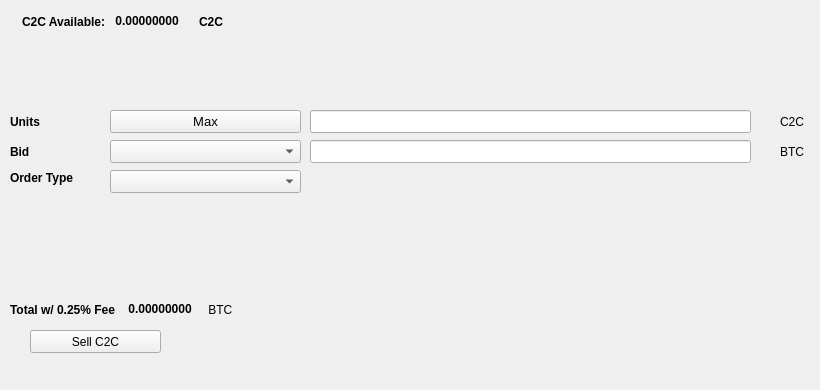
   <widget class="QWidget" name="SellTab">
    <attribute name="title">
     <string>Sell</string>
    </attribute>
    <widget class="QLabel" name="label_16">
     <property name="geometry">
      <rect>
       <x>780</x>
       <y>140</y>
       <width>31</width>
       <height>23</height>
      </rect>
     </property>
     <property name="text">
      <string>BTC</string>
     </property>
    </widget>
    <widget class="QComboBox" name="SellBidcomboBox">
     <property name="geometry">
      <rect>
       <x>110</x>
       <y>140</y>
       <width>191</width>
       <height>23</height>
      </rect>
     </property>
     <property name="font">
      <font>
       <pointsize>10</pointsize>
      </font>
     </property>
    </widget>
    <widget class="QLabel" name="label_18">
     <property name="geometry">
      <rect>
       <x>10</x>
       <y>110</y>
       <width>46</width>
       <height>23</height>
      </rect>
     </property>
     <property name="font">
      <font>
       <weight>75</weight>
       <bold>true</bold>
      </font>
     </property>
     <property name="text">
      <string>Units</string>
     </property>
    </widget>
    <widget class="QPushButton" name="Sell_Max_Amount">
     <property name="geometry">
      <rect>
       <x>110</x>
       <y>110</y>
       <width>191</width>
       <height>23</height>
      </rect>
     </property>
     <property name="font">
      <font>
       <pointsize>10</pointsize>
      </font>
     </property>
     <property name="text">
      <string>Max</string>
     </property>
    </widget>
    <widget class="QLabel" name="label_20">
     <property name="geometry">
      <rect>
       <x>10</x>
       <y>170</y>
       <width>91</width>
       <height>16</height>
      </rect>
     </property>
     <property name="font">
      <font>
       <weight>75</weight>
       <bold>true</bold>
      </font>
     </property>
     <property name="text">
      <string>Order Type</string>
     </property>
    </widget>
    <widget class="QComboBox" name="SellOrdertypeCombo">
     <property name="geometry">
      <rect>
       <x>110</x>
       <y>170</y>
       <width>191</width>
       <height>23</height>
      </rect>
     </property>
     <property name="font">
      <font>
       <pointsize>10</pointsize>
      </font>
     </property>
    </widget>
    <widget class="QLabel" name="label_21">
     <property name="geometry">
      <rect>
       <x>10</x>
       <y>140</y>
       <width>46</width>
       <height>23</height>
      </rect>
     </property>
     <property name="font">
      <font>
       <weight>75</weight>
       <bold>true</bold>
      </font>
     </property>
     <property name="text">
      <string>Bid</string>
     </property>
    </widget>
    <widget class="QLabel" name="label_22">
     <property name="geometry">
      <rect>
       <x>780</x>
       <y>110</y>
       <width>31</width>
       <height>23</height>
      </rect>
     </property>
     <property name="text">
      <string>C2C</string>
     </property>
    </widget>
    <widget class="QLineEdit" name="UnitsInputC2C">
     <property name="geometry">
      <rect>
       <x>310</x>
       <y>110</y>
       <width>441</width>
       <height>23</height>
      </rect>
     </property>
     <property name="font">
      <font>
       <pointsize>9</pointsize>
       <weight>75</weight>
       <bold>true</bold>
      </font>
     </property>
    </widget>
    <widget class="QLineEdit" name="SellBidPriceEdit">
     <property name="geometry">
      <rect>
       <x>310</x>
       <y>140</y>
       <width>441</width>
       <height>23</height>
      </rect>
     </property>
     <property name="font">
      <font>
       <pointsize>9</pointsize>
       <weight>75</weight>
       <bold>true</bold>
      </font>
     </property>
    </widget>
    <widget class="QPushButton" name="SellC2CBTN">
     <property name="geometry">
      <rect>
       <x>30</x>
       <y>330</y>
       <width>131</width>
       <height>23</height>
      </rect>
     </property>
     <property name="text">
      <string>Sell C2C</string>
     </property>
     <property name="icon">
      <iconset resource="../chunicoin">
       <normaloff>:/icons/bitcoin</normaloff>:/icons/bitcoin</iconset>
     </property>
    </widget>
    <widget class="QWidget" name="layoutWidget3">
     <property name="geometry">
      <rect>
       <x>22</x>
       <y>12</y>
       <width>258</width>
       <height>19</height>
      </rect>
     </property>
     <layout class="QHBoxLayout" name="horizontalLayout">
      <item>
       <widget class="QLabel" name="label232_2">
        <property name="font">
         <font>
          <weight>75</weight>
          <bold>true</bold>
         </font>
        </property>
        <property name="text">
         <string>C2C Available:</string>
        </property>
       </widget>
      </item>
      <item>
       <widget class="QLabel" name="C2CAvailableLabel">
        <property name="palette">
         <palette>
          <active>
           <colorrole role="WindowText">
            <brush brushstyle="SolidPattern">
             <color alpha="255">
              <red>0</red>
              <green>0</green>
              <blue>0</blue>
             </color>
            </brush>
           </colorrole>
           <colorrole role="Button">
            <brush brushstyle="SolidPattern">
             <color alpha="255">
              <red>0</red>
              <green>170</green>
              <blue>0</blue>
             </color>
            </brush>
           </colorrole>
           <colorrole role="Light">
            <brush brushstyle="SolidPattern">
             <color alpha="255">
              <red>0</red>
              <green>255</green>
              <blue>0</blue>
             </color>
            </brush>
           </colorrole>
           <colorrole role="Midlight">
            <brush brushstyle="SolidPattern">
             <color alpha="255">
              <red>0</red>
              <green>212</green>
              <blue>0</blue>
             </color>
            </brush>
           </colorrole>
           <colorrole role="Dark">
            <brush brushstyle="SolidPattern">
             <color alpha="255">
              <red>0</red>
              <green>85</green>
              <blue>0</blue>
             </color>
            </brush>
           </colorrole>
           <colorrole role="Mid">
            <brush brushstyle="SolidPattern">
             <color alpha="255">
              <red>0</red>
              <green>113</green>
              <blue>0</blue>
             </color>
            </brush>
           </colorrole>
           <colorrole role="Text">
            <brush brushstyle="SolidPattern">
             <color alpha="255">
              <red>0</red>
              <green>170</green>
              <blue>0</blue>
             </color>
            </brush>
           </colorrole>
           <colorrole role="BrightText">
            <brush brushstyle="SolidPattern">
             <color alpha="255">
              <red>255</red>
              <green>255</green>
              <blue>255</blue>
             </color>
            </brush>
           </colorrole>
           <colorrole role="ButtonText">
            <brush brushstyle="SolidPattern">
             <color alpha="255">
              <red>0</red>
              <green>0</green>
              <blue>0</blue>
             </color>
            </brush>
           </colorrole>
           <colorrole role="Base">
            <brush brushstyle="SolidPattern">
             <color alpha="255">
              <red>255</red>
              <green>255</green>
              <blue>255</blue>
             </color>
            </brush>
           </colorrole>
           <colorrole role="Window">
            <brush brushstyle="SolidPattern">
             <color alpha="255">
              <red>0</red>
              <green>170</green>
              <blue>0</blue>
             </color>
            </brush>
           </colorrole>
           <colorrole role="Shadow">
            <brush brushstyle="SolidPattern">
             <color alpha="255">
              <red>0</red>
              <green>0</green>
              <blue>0</blue>
             </color>
            </brush>
           </colorrole>
           <colorrole role="AlternateBase">
            <brush brushstyle="SolidPattern">
             <color alpha="255">
              <red>127</red>
              <green>212</green>
              <blue>127</blue>
             </color>
            </brush>
           </colorrole>
           <colorrole role="ToolTipBase">
            <brush brushstyle="SolidPattern">
             <color alpha="255">
              <red>255</red>
              <green>255</green>
              <blue>220</blue>
             </color>
            </brush>
           </colorrole>
           <colorrole role="ToolTipText">
            <brush brushstyle="SolidPattern">
             <color alpha="255">
              <red>0</red>
              <green>0</green>
              <blue>0</blue>
             </color>
            </brush>
           </colorrole>
          </active>
          <inactive>
           <colorrole role="WindowText">
            <brush brushstyle="SolidPattern">
             <color alpha="255">
              <red>0</red>
              <green>0</green>
              <blue>0</blue>
             </color>
            </brush>
           </colorrole>
           <colorrole role="Button">
            <brush brushstyle="SolidPattern">
             <color alpha="255">
              <red>0</red>
              <green>170</green>
              <blue>0</blue>
             </color>
            </brush>
           </colorrole>
           <colorrole role="Light">
            <brush brushstyle="SolidPattern">
             <color alpha="255">
              <red>0</red>
              <green>255</green>
              <blue>0</blue>
             </color>
            </brush>
           </colorrole>
           <colorrole role="Midlight">
            <brush brushstyle="SolidPattern">
             <color alpha="255">
              <red>0</red>
              <green>212</green>
              <blue>0</blue>
             </color>
            </brush>
           </colorrole>
           <colorrole role="Dark">
            <brush brushstyle="SolidPattern">
             <color alpha="255">
              <red>0</red>
              <green>85</green>
              <blue>0</blue>
             </color>
            </brush>
           </colorrole>
           <colorrole role="Mid">
            <brush brushstyle="SolidPattern">
             <color alpha="255">
              <red>0</red>
              <green>113</green>
              <blue>0</blue>
             </color>
            </brush>
           </colorrole>
           <colorrole role="Text">
            <brush brushstyle="SolidPattern">
             <color alpha="255">
              <red>0</red>
              <green>170</green>
              <blue>0</blue>
             </color>
            </brush>
           </colorrole>
           <colorrole role="BrightText">
            <brush brushstyle="SolidPattern">
             <color alpha="255">
              <red>255</red>
              <green>255</green>
              <blue>255</blue>
             </color>
            </brush>
           </colorrole>
           <colorrole role="ButtonText">
            <brush brushstyle="SolidPattern">
             <color alpha="255">
              <red>0</red>
              <green>0</green>
              <blue>0</blue>
             </color>
            </brush>
           </colorrole>
           <colorrole role="Base">
            <brush brushstyle="SolidPattern">
             <color alpha="255">
              <red>255</red>
              <green>255</green>
              <blue>255</blue>
             </color>
            </brush>
           </colorrole>
           <colorrole role="Window">
            <brush brushstyle="SolidPattern">
             <color alpha="255">
              <red>0</red>
              <green>170</green>
              <blue>0</blue>
             </color>
            </brush>
           </colorrole>
           <colorrole role="Shadow">
            <brush brushstyle="SolidPattern">
             <color alpha="255">
              <red>0</red>
              <green>0</green>
              <blue>0</blue>
             </color>
            </brush>
           </colorrole>
           <colorrole role="AlternateBase">
            <brush brushstyle="SolidPattern">
             <color alpha="255">
              <red>127</red>
              <green>212</green>
              <blue>127</blue>
             </color>
            </brush>
           </colorrole>
           <colorrole role="ToolTipBase">
            <brush brushstyle="SolidPattern">
             <color alpha="255">
              <red>255</red>
              <green>255</green>
              <blue>220</blue>
             </color>
            </brush>
           </colorrole>
           <colorrole role="ToolTipText">
            <brush brushstyle="SolidPattern">
             <color alpha="255">
              <red>0</red>
              <green>0</green>
              <blue>0</blue>
             </color>
            </brush>
           </colorrole>
          </inactive>
          <disabled>
           <colorrole role="WindowText">
            <brush brushstyle="SolidPattern">
             <color alpha="255">
              <red>0</red>
              <green>85</green>
              <blue>0</blue>
             </color>
            </brush>
           </colorrole>
           <colorrole role="Button">
            <brush brushstyle="SolidPattern">
             <color alpha="255">
              <red>0</red>
              <green>170</green>
              <blue>0</blue>
             </color>
            </brush>
           </colorrole>
           <colorrole role="Light">
            <brush brushstyle="SolidPattern">
             <color alpha="255">
              <red>0</red>
              <green>255</green>
              <blue>0</blue>
             </color>
            </brush>
           </colorrole>
           <colorrole role="Midlight">
            <brush brushstyle="SolidPattern">
             <color alpha="255">
              <red>0</red>
              <green>212</green>
              <blue>0</blue>
             </color>
            </brush>
           </colorrole>
           <colorrole role="Dark">
            <brush brushstyle="SolidPattern">
             <color alpha="255">
              <red>0</red>
              <green>85</green>
              <blue>0</blue>
             </color>
            </brush>
           </colorrole>
           <colorrole role="Mid">
            <brush brushstyle="SolidPattern">
             <color alpha="255">
              <red>0</red>
              <green>113</green>
              <blue>0</blue>
             </color>
            </brush>
           </colorrole>
           <colorrole role="Text">
            <brush brushstyle="SolidPattern">
             <color alpha="255">
              <red>0</red>
              <green>85</green>
              <blue>0</blue>
             </color>
            </brush>
           </colorrole>
           <colorrole role="BrightText">
            <brush brushstyle="SolidPattern">
             <color alpha="255">
              <red>255</red>
              <green>255</green>
              <blue>255</blue>
             </color>
            </brush>
           </colorrole>
           <colorrole role="ButtonText">
            <brush brushstyle="SolidPattern">
             <color alpha="255">
              <red>0</red>
              <green>85</green>
              <blue>0</blue>
             </color>
            </brush>
           </colorrole>
           <colorrole role="Base">
            <brush brushstyle="SolidPattern">
             <color alpha="255">
              <red>0</red>
              <green>170</green>
              <blue>0</blue>
             </color>
            </brush>
           </colorrole>
           <colorrole role="Window">
            <brush brushstyle="SolidPattern">
             <color alpha="255">
              <red>0</red>
              <green>170</green>
              <blue>0</blue>
             </color>
            </brush>
           </colorrole>
           <colorrole role="Shadow">
            <brush brushstyle="SolidPattern">
             <color alpha="255">
              <red>0</red>
              <green>0</green>
              <blue>0</blue>
             </color>
            </brush>
           </colorrole>
           <colorrole role="AlternateBase">
            <brush brushstyle="SolidPattern">
             <color alpha="255">
              <red>0</red>
              <green>170</green>
              <blue>0</blue>
             </color>
            </brush>
           </colorrole>
           <colorrole role="ToolTipBase">
            <brush brushstyle="SolidPattern">
             <color alpha="255">
              <red>255</red>
              <green>255</green>
              <blue>220</blue>
             </color>
            </brush>
           </colorrole>
           <colorrole role="ToolTipText">
            <brush brushstyle="SolidPattern">
             <color alpha="255">
              <red>0</red>
              <green>0</green>
              <blue>0</blue>
             </color>
            </brush>
           </colorrole>
          </disabled>
         </palette>
        </property>
        <property name="font">
         <font>
          <weight>75</weight>
          <bold>true</bold>
         </font>
        </property>
        <property name="text">
         <string> 0.00000000 </string>
        </property>
        <property name="textInteractionFlags">
         <set>Qt::LinksAccessibleByMouse|Qt::TextSelectableByKeyboard|Qt::TextSelectableByMouse</set>
        </property>
       </widget>
      </item>
      <item>
       <widget class="QLabel" name="labelC2C">
        <property name="font">
         <font>
          <weight>75</weight>
          <bold>true</bold>
         </font>
        </property>
        <property name="text">
         <string>C2C</string>
        </property>
       </widget>
      </item>
     </layout>
    </widget>
    <widget class="QWidget" name="layoutWidget">
     <property name="geometry">
      <rect>
       <x>10</x>
       <y>300</y>
       <width>268</width>
       <height>19</height>
      </rect>
     </property>
     <layout class="QHBoxLayout" name="horizontalLayout_2">
      <item>
       <widget class="QLabel" name="label_19">
        <property name="font">
         <font>
          <weight>75</weight>
          <bold>true</bold>
         </font>
        </property>
        <property name="text">
         <string>Total w/ 0.25% Fee </string>
        </property>
       </widget>
      </item>
      <item>
       <widget class="QLabel" name="SellCostLabel">
        <property name="palette">
         <palette>
          <active>
           <colorrole role="WindowText">
            <brush brushstyle="SolidPattern">
             <color alpha="255">
              <red>0</red>
              <green>0</green>
              <blue>0</blue>
             </color>
            </brush>
           </colorrole>
           <colorrole role="Button">
            <brush brushstyle="SolidPattern">
             <color alpha="255">
              <red>0</red>
              <green>170</green>
              <blue>0</blue>
             </color>
            </brush>
           </colorrole>
           <colorrole role="Light">
            <brush brushstyle="SolidPattern">
             <color alpha="255">
              <red>0</red>
              <green>255</green>
              <blue>0</blue>
             </color>
            </brush>
           </colorrole>
           <colorrole role="Midlight">
            <brush brushstyle="SolidPattern">
             <color alpha="255">
              <red>0</red>
              <green>212</green>
              <blue>0</blue>
             </color>
            </brush>
           </colorrole>
           <colorrole role="Dark">
            <brush brushstyle="SolidPattern">
             <color alpha="255">
              <red>0</red>
              <green>85</green>
              <blue>0</blue>
             </color>
            </brush>
           </colorrole>
           <colorrole role="Mid">
            <brush brushstyle="SolidPattern">
             <color alpha="255">
              <red>0</red>
              <green>113</green>
              <blue>0</blue>
             </color>
            </brush>
           </colorrole>
           <colorrole role="Text">
            <brush brushstyle="SolidPattern">
             <color alpha="255">
              <red>0</red>
              <green>170</green>
              <blue>0</blue>
             </color>
            </brush>
           </colorrole>
           <colorrole role="BrightText">
            <brush brushstyle="SolidPattern">
             <color alpha="255">
              <red>255</red>
              <green>255</green>
              <blue>255</blue>
             </color>
            </brush>
           </colorrole>
           <colorrole role="ButtonText">
            <brush brushstyle="SolidPattern">
             <color alpha="255">
              <red>0</red>
              <green>0</green>
              <blue>0</blue>
             </color>
            </brush>
           </colorrole>
           <colorrole role="Base">
            <brush brushstyle="SolidPattern">
             <color alpha="255">
              <red>255</red>
              <green>255</green>
              <blue>255</blue>
             </color>
            </brush>
           </colorrole>
           <colorrole role="Window">
            <brush brushstyle="SolidPattern">
             <color alpha="255">
              <red>0</red>
              <green>170</green>
              <blue>0</blue>
             </color>
            </brush>
           </colorrole>
           <colorrole role="Shadow">
            <brush brushstyle="SolidPattern">
             <color alpha="255">
              <red>0</red>
              <green>0</green>
              <blue>0</blue>
             </color>
            </brush>
           </colorrole>
           <colorrole role="AlternateBase">
            <brush brushstyle="SolidPattern">
             <color alpha="255">
              <red>127</red>
              <green>212</green>
              <blue>127</blue>
             </color>
            </brush>
           </colorrole>
           <colorrole role="ToolTipBase">
            <brush brushstyle="SolidPattern">
             <color alpha="255">
              <red>255</red>
              <green>255</green>
              <blue>220</blue>
             </color>
            </brush>
           </colorrole>
           <colorrole role="ToolTipText">
            <brush brushstyle="SolidPattern">
             <color alpha="255">
              <red>0</red>
              <green>0</green>
              <blue>0</blue>
             </color>
            </brush>
           </colorrole>
          </active>
          <inactive>
           <colorrole role="WindowText">
            <brush brushstyle="SolidPattern">
             <color alpha="255">
              <red>0</red>
              <green>0</green>
              <blue>0</blue>
             </color>
            </brush>
           </colorrole>
           <colorrole role="Button">
            <brush brushstyle="SolidPattern">
             <color alpha="255">
              <red>0</red>
              <green>170</green>
              <blue>0</blue>
             </color>
            </brush>
           </colorrole>
           <colorrole role="Light">
            <brush brushstyle="SolidPattern">
             <color alpha="255">
              <red>0</red>
              <green>255</green>
              <blue>0</blue>
             </color>
            </brush>
           </colorrole>
           <colorrole role="Midlight">
            <brush brushstyle="SolidPattern">
             <color alpha="255">
              <red>0</red>
              <green>212</green>
              <blue>0</blue>
             </color>
            </brush>
           </colorrole>
           <colorrole role="Dark">
            <brush brushstyle="SolidPattern">
             <color alpha="255">
              <red>0</red>
              <green>85</green>
              <blue>0</blue>
             </color>
            </brush>
           </colorrole>
           <colorrole role="Mid">
            <brush brushstyle="SolidPattern">
             <color alpha="255">
              <red>0</red>
              <green>113</green>
              <blue>0</blue>
             </color>
            </brush>
           </colorrole>
           <colorrole role="Text">
            <brush brushstyle="SolidPattern">
             <color alpha="255">
              <red>0</red>
              <green>170</green>
              <blue>0</blue>
             </color>
            </brush>
           </colorrole>
           <colorrole role="BrightText">
            <brush brushstyle="SolidPattern">
             <color alpha="255">
              <red>255</red>
              <green>255</green>
              <blue>255</blue>
             </color>
            </brush>
           </colorrole>
           <colorrole role="ButtonText">
            <brush brushstyle="SolidPattern">
             <color alpha="255">
              <red>0</red>
              <green>0</green>
              <blue>0</blue>
             </color>
            </brush>
           </colorrole>
           <colorrole role="Base">
            <brush brushstyle="SolidPattern">
             <color alpha="255">
              <red>255</red>
              <green>255</green>
              <blue>255</blue>
             </color>
            </brush>
           </colorrole>
           <colorrole role="Window">
            <brush brushstyle="SolidPattern">
             <color alpha="255">
              <red>0</red>
              <green>170</green>
              <blue>0</blue>
             </color>
            </brush>
           </colorrole>
           <colorrole role="Shadow">
            <brush brushstyle="SolidPattern">
             <color alpha="255">
              <red>0</red>
              <green>0</green>
              <blue>0</blue>
             </color>
            </brush>
           </colorrole>
           <colorrole role="AlternateBase">
            <brush brushstyle="SolidPattern">
             <color alpha="255">
              <red>127</red>
              <green>212</green>
              <blue>127</blue>
             </color>
            </brush>
           </colorrole>
           <colorrole role="ToolTipBase">
            <brush brushstyle="SolidPattern">
             <color alpha="255">
              <red>255</red>
              <green>255</green>
              <blue>220</blue>
             </color>
            </brush>
           </colorrole>
           <colorrole role="ToolTipText">
            <brush brushstyle="SolidPattern">
             <color alpha="255">
              <red>0</red>
              <green>0</green>
              <blue>0</blue>
             </color>
            </brush>
           </colorrole>
          </inactive>
          <disabled>
           <colorrole role="WindowText">
            <brush brushstyle="SolidPattern">
             <color alpha="255">
              <red>0</red>
              <green>85</green>
              <blue>0</blue>
             </color>
            </brush>
           </colorrole>
           <colorrole role="Button">
            <brush brushstyle="SolidPattern">
             <color alpha="255">
              <red>0</red>
              <green>170</green>
              <blue>0</blue>
             </color>
            </brush>
           </colorrole>
           <colorrole role="Light">
            <brush brushstyle="SolidPattern">
             <color alpha="255">
              <red>0</red>
              <green>255</green>
              <blue>0</blue>
             </color>
            </brush>
           </colorrole>
           <colorrole role="Midlight">
            <brush brushstyle="SolidPattern">
             <color alpha="255">
              <red>0</red>
              <green>212</green>
              <blue>0</blue>
             </color>
            </brush>
           </colorrole>
           <colorrole role="Dark">
            <brush brushstyle="SolidPattern">
             <color alpha="255">
              <red>0</red>
              <green>85</green>
              <blue>0</blue>
             </color>
            </brush>
           </colorrole>
           <colorrole role="Mid">
            <brush brushstyle="SolidPattern">
             <color alpha="255">
              <red>0</red>
              <green>113</green>
              <blue>0</blue>
             </color>
            </brush>
           </colorrole>
           <colorrole role="Text">
            <brush brushstyle="SolidPattern">
             <color alpha="255">
              <red>0</red>
              <green>85</green>
              <blue>0</blue>
             </color>
            </brush>
           </colorrole>
           <colorrole role="BrightText">
            <brush brushstyle="SolidPattern">
             <color alpha="255">
              <red>255</red>
              <green>255</green>
              <blue>255</blue>
             </color>
            </brush>
           </colorrole>
           <colorrole role="ButtonText">
            <brush brushstyle="SolidPattern">
             <color alpha="255">
              <red>0</red>
              <green>85</green>
              <blue>0</blue>
             </color>
            </brush>
           </colorrole>
           <colorrole role="Base">
            <brush brushstyle="SolidPattern">
             <color alpha="255">
              <red>0</red>
              <green>170</green>
              <blue>0</blue>
             </color>
            </brush>
           </colorrole>
           <colorrole role="Window">
            <brush brushstyle="SolidPattern">
             <color alpha="255">
              <red>0</red>
              <green>170</green>
              <blue>0</blue>
             </color>
            </brush>
           </colorrole>
           <colorrole role="Shadow">
            <brush brushstyle="SolidPattern">
             <color alpha="255">
              <red>0</red>
              <green>0</green>
              <blue>0</blue>
             </color>
            </brush>
           </colorrole>
           <colorrole role="AlternateBase">
            <brush brushstyle="SolidPattern">
             <color alpha="255">
              <red>0</red>
              <green>170</green>
              <blue>0</blue>
             </color>
            </brush>
           </colorrole>
           <colorrole role="ToolTipBase">
            <brush brushstyle="SolidPattern">
             <color alpha="255">
              <red>255</red>
              <green>255</green>
              <blue>220</blue>
             </color>
            </brush>
           </colorrole>
           <colorrole role="ToolTipText">
            <brush brushstyle="SolidPattern">
             <color alpha="255">
              <red>0</red>
              <green>0</green>
              <blue>0</blue>
             </color>
            </brush>
           </colorrole>
          </disabled>
         </palette>
        </property>
        <property name="font">
         <font>
          <weight>75</weight>
          <bold>true</bold>
         </font>
        </property>
        <property name="autoFillBackground">
         <bool>false</bool>
        </property>
        <property name="text">
         <string> 0.00000000</string>
        </property>
        <property name="textInteractionFlags">
         <set>Qt::LinksAccessibleByMouse|Qt::TextSelectableByMouse</set>
        </property>
       </widget>
      </item>
      <item>
       <widget class="QLabel" name="label_17">
        <property name="font">
         <font>
          <weight>50</weight>
          <bold>false</bold>
         </font>
        </property>
        <property name="text">
         <string> BTC</string>
        </property>
       </widget>
      </item>
     </layout>
    </widget>
    <widget class="QLabel" name="label_23">
     <property name="geometry">
      <rect>
       <x>460</x>
       <y>300</y>
       <width>281</width>
       <height>81</height>
      </rect>
     </property>
     <property name="text">
      <string/>
     </property>
     <property name="pixmap">
      <pixmap>:/images/bittrex</pixmap>
     </property>
    </widget>
   </widget>
